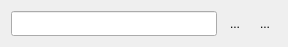
<?xml version="1.0" encoding="UTF-8"?>
<ui version="4.0">
 <class>findDialog</class>
 <widget class="QDialog" name="findDialog">
  <property name="geometry">
   <rect>
    <x>0</x>
    <y>0</y>
    <width>288</width>
    <height>42</height>
   </rect>
  </property>
  <property name="windowTitle">
   <string/>
  </property>
  <property name="windowIcon">
   <iconset resource="qnmui.qrc">
    <normaloff>:/res/search-26.png</normaloff>:/res/search-26.png</iconset>
  </property>
  <layout class="QGridLayout" name="gridLayout">
   <item row="0" column="0">
    <layout class="QHBoxLayout" name="horizontalLayout">
     <item>
      <widget class="QLineEdit" name="lineEdit">
       <property name="font">
        <font>
         <family>Terminal</family>
         <pointsize>10</pointsize>
        </font>
       </property>
      </widget>
     </item>
     <item>
      <widget class="QToolButton" name="toolFindBack">
       <property name="text">
        <string>...</string>
       </property>
       <property name="icon">
        <iconset resource="qnmui.qrc">
         <normaloff>:/res/playback-26.png</normaloff>:/res/playback-26.png</iconset>
       </property>
       <property name="autoRaise">
        <bool>true</bool>
       </property>
      </widget>
     </item>
     <item>
      <widget class="QToolButton" name="toolFind">
       <property name="toolTip">
        <string/>
       </property>
       <property name="text">
        <string>...</string>
       </property>
       <property name="icon">
        <iconset resource="qnmui.qrc">
         <normaloff>:/res/play-26.png</normaloff>:/res/play-26.png</iconset>
       </property>
       <property name="autoRaise">
        <bool>true</bool>
       </property>
      </widget>
     </item>
    </layout>
   </item>
  </layout>
 </widget>
 <resources>
  <include location="qnmui.qrc"/>
 </resources>
 <connections/>
</ui>
